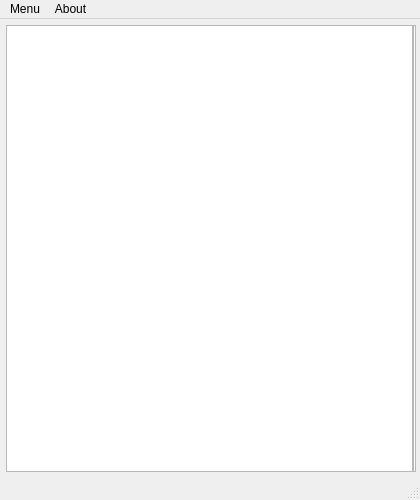
<?xml version="1.0" encoding="UTF-8"?>
<ui version="4.0">
 <class>MainWindow</class>
 <widget class="QMainWindow" name="MainWindow">
  <property name="geometry">
   <rect>
    <x>0</x>
    <y>0</y>
    <width>420</width>
    <height>500</height>
   </rect>
  </property>
  <property name="sizePolicy">
   <sizepolicy hsizetype="Maximum" vsizetype="Maximum">
    <horstretch>0</horstretch>
    <verstretch>0</verstretch>
   </sizepolicy>
  </property>
  <property name="minimumSize">
   <size>
    <width>420</width>
    <height>200</height>
   </size>
  </property>
  <property name="maximumSize">
   <size>
    <width>900</width>
    <height>5000</height>
   </size>
  </property>
  <property name="sizeIncrement">
   <size>
    <width>0</width>
    <height>0</height>
   </size>
  </property>
  <property name="windowTitle">
   <string>VK Messanger</string>
  </property>
  <widget class="QWidget" name="centralwidget">
   <property name="locale">
    <locale language="Russian" country="Russia"/>
   </property>
   <layout class="QHBoxLayout" name="horizontalLayout">
    <property name="leftMargin">
     <number>6</number>
    </property>
    <property name="topMargin">
     <number>6</number>
    </property>
    <property name="rightMargin">
     <number>6</number>
    </property>
    <property name="bottomMargin">
     <number>6</number>
    </property>
    <item>
     <widget class="QListWidget" name="listWidget">
      <property name="sizePolicy">
       <sizepolicy hsizetype="Expanding" vsizetype="Expanding">
        <horstretch>0</horstretch>
        <verstretch>0</verstretch>
       </sizepolicy>
      </property>
      <property name="minimumSize">
       <size>
        <width>410</width>
        <height>0</height>
       </size>
      </property>
      <property name="maximumSize">
       <size>
        <width>410</width>
        <height>16777215</height>
       </size>
      </property>
      <property name="verticalScrollMode">
       <enum>QAbstractItemView::ScrollPerPixel</enum>
      </property>
     </widget>
    </item>
    <item>
     <widget class="QFrame" name="frame">
      <property name="enabled">
       <bool>true</bool>
      </property>
      <property name="sizePolicy">
       <sizepolicy hsizetype="Expanding" vsizetype="Expanding">
        <horstretch>0</horstretch>
        <verstretch>0</verstretch>
       </sizepolicy>
      </property>
      <property name="frameShape">
       <enum>QFrame::StyledPanel</enum>
      </property>
      <property name="frameShadow">
       <enum>QFrame::Raised</enum>
      </property>
      <property name="lineWidth">
       <number>1</number>
      </property>
      <layout class="QHBoxLayout" name="horizontalLayout_2">
       <property name="spacing">
        <number>0</number>
       </property>
       <property name="leftMargin">
        <number>0</number>
       </property>
       <property name="topMargin">
        <number>0</number>
       </property>
       <property name="rightMargin">
        <number>0</number>
       </property>
       <property name="bottomMargin">
        <number>0</number>
       </property>
       <item>
        <layout class="QVBoxLayout" name="frameLayout">
         <property name="spacing">
          <number>0</number>
         </property>
        </layout>
       </item>
      </layout>
     </widget>
    </item>
   </layout>
  </widget>
  <widget class="QMenuBar" name="menubar">
   <property name="geometry">
    <rect>
     <x>0</x>
     <y>0</y>
     <width>420</width>
     <height>25</height>
    </rect>
   </property>
   <property name="defaultUp">
    <bool>true</bool>
   </property>
   <widget class="QMenu" name="menuMenu">
    <property name="title">
     <string>Menu</string>
    </property>
    <addaction name="actionLog_in"/>
    <addaction name="actionLog_out"/>
    <addaction name="separator"/>
    <addaction name="actionSettings"/>
    <addaction name="separator"/>
    <addaction name="actionRefresh"/>
    <addaction name="separator"/>
    <addaction name="actionExit"/>
   </widget>
   <widget class="QMenu" name="menuAbout">
    <property name="title">
     <string>About</string>
    </property>
    <addaction name="actionAbout"/>
   </widget>
   <addaction name="menuMenu"/>
   <addaction name="menuAbout"/>
  </widget>
  <widget class="QStatusBar" name="statusbar"/>
  <action name="actionLog_in">
   <property name="text">
    <string>Log in</string>
   </property>
  </action>
  <action name="actionLog_out">
   <property name="text">
    <string>Log out</string>
   </property>
  </action>
  <action name="actionSettings">
   <property name="text">
    <string>Settings</string>
   </property>
  </action>
  <action name="actionRefresh">
   <property name="text">
    <string>Refresh</string>
   </property>
  </action>
  <action name="actionAbout">
   <property name="text">
    <string>About</string>
   </property>
  </action>
  <action name="actionExit">
   <property name="checkable">
    <bool>false</bool>
   </property>
   <property name="text">
    <string>Exit</string>
   </property>
  </action>
 </widget>
 <resources/>
 <connections/>
</ui>
